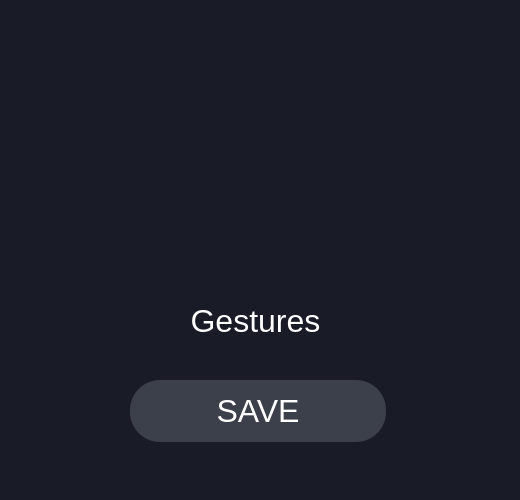
<?xml version="1.0" encoding="UTF-8"?>
<ui version="4.0">
 <class>SmartHouse</class>
 <widget class="QMainWindow" name="SmartHouse">
  <property name="geometry">
   <rect>
    <x>0</x>
    <y>0</y>
    <width>520</width>
    <height>500</height>
   </rect>
  </property>
  <property name="windowTitle">
   <string>SmartHouse</string>
  </property>
  <property name="windowIcon">
   <iconset>
    <normalon>../Downloads/smarthouse.png</normalon>
   </iconset>
  </property>
  <property name="styleSheet">
   <string notr="true">background-color: rgb(25, 27, 38);</string>
  </property>
  <widget class="QWidget" name="centralwidget">
   <widget class="QLabel" name="label">
    <property name="geometry">
     <rect>
      <x>100</x>
      <y>20</y>
      <width>320</width>
      <height>240</height>
     </rect>
    </property>
    <property name="text">
     <string/>
    </property>
    <property name="pixmap">
     <pixmap>../Downloads/image.png</pixmap>
    </property>
    <property name="scaledContents">
     <bool>true</bool>
    </property>
   </widget>
   <widget class="QPushButton" name="pushButton">
    <property name="geometry">
     <rect>
      <x>130</x>
      <y>380</y>
      <width>256</width>
      <height>62</height>
     </rect>
    </property>
    <property name="styleSheet">
     <string notr="true">background-color: rgb(60, 64, 75);
font: 8pt &quot;Arial Rounded MT Bold&quot;;
font-size:32px;
color:white;
border-radius:30px;
width:256px;
</string>
    </property>
    <property name="text">
     <string>SAVE</string>
    </property>
   </widget>
   <widget class="QLabel" name="label_2">
    <property name="geometry">
     <rect>
      <x>180</x>
      <y>300</y>
      <width>151</width>
      <height>41</height>
     </rect>
    </property>
    <property name="styleSheet">
     <string notr="true">color:white;
font: 8pt &quot;Arial Rounded MT Bold&quot;;
font-size:32px;</string>
    </property>
    <property name="text">
     <string>Gestures</string>
    </property>
    <property name="alignment">
     <set>Qt::AlignCenter</set>
    </property>
   </widget>
  </widget>
  <widget class="QStatusBar" name="statusbar"/>
 </widget>
 <resources/>
 <connections/>
</ui>
